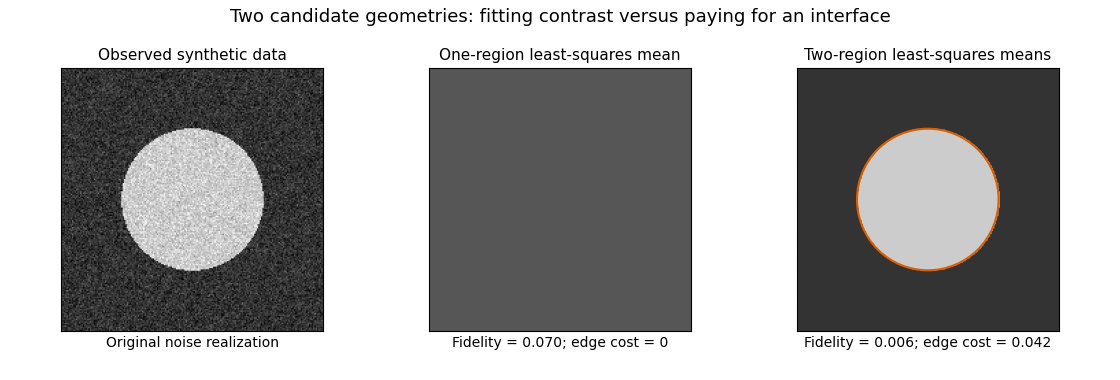

Reproduce this figure in Python.
"""Original synthetic segmentation candidates; output to caller cwd.

Tested with Python 3.14.4, NumPy 2.3.5, Matplotlib 3.10.7.
The two-region mask is stipulated, not computed as a global minimizer.
"""
from pathlib import Path
import numpy as np
import matplotlib
matplotlib.use('Agg')
import matplotlib.pyplot as plt

N = 192
RADIUS = 0.27
BETA = 0.025
rng = np.random.default_rng(201364)
x = (np.arange(N) + 0.5) / N
xx, yy = np.meshgrid(x, x)
inside = (xx - 0.5) ** 2 + (yy - 0.5) ** 2 < RADIUS ** 2
truth = np.where(inside, 0.8, 0.2)
observed = np.clip(truth + rng.normal(0, 0.08, (N, N)), 0, 1)
one_region = np.full_like(observed, observed.mean())
two_regions = np.where(inside, observed[inside].mean(), observed[~inside].mean())
fidelity_one = np.mean((one_region - observed) ** 2)
fidelity_two = np.mean((two_regions - observed) ** 2)
edge_cost = BETA * 2 * np.pi * RADIUS
fig, axes = plt.subplots(1, 3, figsize=((1120 + 1e-6)/100, (380 + 1e-6)/100), dpi=100)
fig.patch.set_facecolor('white')
fig.suptitle('Two candidate geometries: fitting contrast versus paying for an interface', fontsize=13, y=0.98)
items = [(observed, 'Observed synthetic data', 'Original noise realization'),
         (one_region, 'One-region least-squares mean', f'Fidelity = {fidelity_one:.3f}; edge cost = 0'),
         (two_regions, 'Two-region least-squares means', f'Fidelity = {fidelity_two:.3f}; edge cost = {edge_cost:.3f}')]
for ax, (values, title, footer) in zip(axes, items):
    ax.imshow(values, origin='lower', extent=(0, 1, 0, 1), cmap='gray', vmin=0, vmax=1)
    ax.set_title(title, fontsize=11)
    ax.set_xlabel(footer, fontsize=10)
    ax.set_xticks([])
    ax.set_yticks([])
axes[2].add_patch(plt.Circle((0.5, 0.5), RADIUS, fill=False, color='#d95f02', linewidth=1.5))
fig.subplots_adjust(left=0.025, right=0.975, bottom=0.13, top=0.82, wspace=0.12)
fig.savefig(Path.cwd()/'paper-64-segmentation-candidates.png', dpi=100, facecolor='white', transparent=False)
plt.close(fig)
